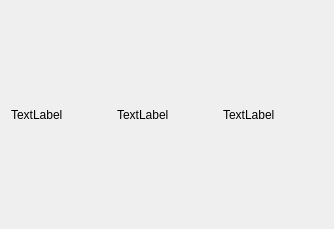
<?xml version="1.0" encoding="UTF-8"?>
<ui version="4.0">
 <class>EdvsVisualClass</class>
 <widget class="QWidget" name="EdvsVisualClass">
  <property name="geometry">
   <rect>
    <x>0</x>
    <y>0</y>
    <width>334</width>
    <height>229</height>
   </rect>
  </property>
  <property name="windowTitle">
   <string>EdvsVisual</string>
  </property>
  <layout class="QGridLayout" name="gridLayout">
   <item row="0" column="1">
    <widget class="QLabel" name="label_2">
     <property name="text">
      <string>TextLabel</string>
     </property>
    </widget>
   </item>
   <item row="0" column="0">
    <widget class="QLabel" name="label">
     <property name="text">
      <string>TextLabel</string>
     </property>
    </widget>
   </item>
   <item row="0" column="2">
    <widget class="QLabel" name="label_3">
     <property name="text">
      <string>TextLabel</string>
     </property>
    </widget>
   </item>
  </layout>
 </widget>
 <layoutdefault spacing="6" margin="11"/>
 <resources/>
 <connections/>
</ui>
